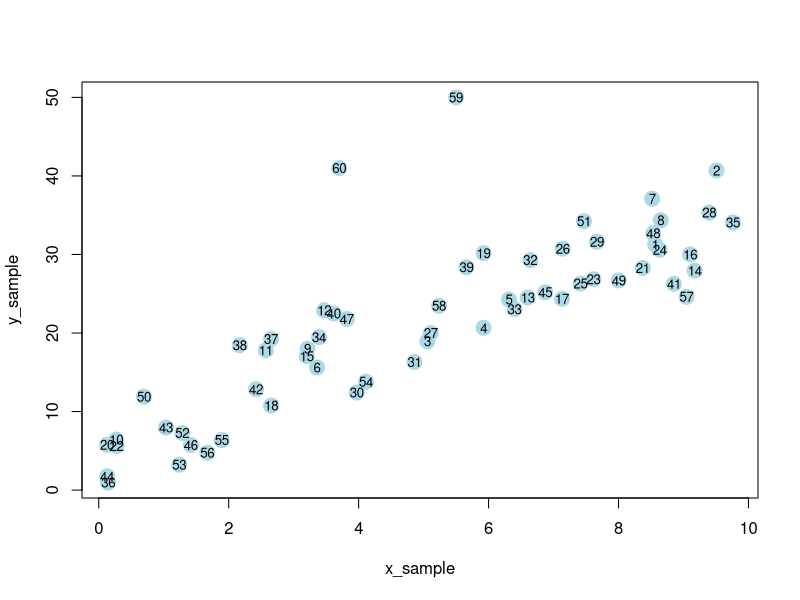

Write the R code that produced this figure. (Note: a time limit stopped this script after it produced the figure.)
library(tidyverse)
library(parallel)
library(boot)

# standard confidence interval
classical_conf_int <- function(y_sample, x_sample, model){
  
  itct_lower_model <- confint(model)[[1]]
  itct_upper_model <- confint(model)[[3]]
  slope_lower_model <- confint(model)[[2]]
  slope_upper_model <- confint(model)[[4]]
  return(c(itct_lower_model, itct_upper_model, slope_lower_model, slope_upper_model))
}

# sampling cases
cases_conf_int <- function(y_sample, x_sample, model, n, m){
  
  out_cases <- replicate(m, expr = {
    j <- sample(1:n, replace = TRUE, size = n)
    xstar <- x_sample[j]
    ystar <- y_sample[j]
    Lb <- lm(ystar ~ xstar)
    s <- summary(Lb)$sigma
    c(Lb$coeff[1], slope = Lb$coeff[2], s = s)
  })
  
  itct_lower_cases <- quantile(out_cases[1,], probs = 0.025)
  itct_upper_cases <- quantile(out_cases[1,], probs = 0.975)
  slope_lower_cases <- quantile(out_cases[2,], probs = 0.025)
  slope_upper_cases <- quantile(out_cases[2,], probs = 0.975)
  sigma_lower_cases <- quantile(out_cases[3,], probs = 0.025)
  sigma_upper_cases <- quantile(out_cases[3,], probs = 0.975)
  return(c(itct_lower_cases, itct_upper_cases, slope_lower_cases, slope_upper_cases,
           sigma_lower_cases, sigma_upper_cases))
}

# sampling cases - BCA
cases_bca <- function(y_sample, x_sample, model, n, m){
  stats <- function(xy_sample, i) {
    xstar <- xy_sample[i, 1]
    ystar <- xy_sample[i, 2]
    Lb <- lm(ystar ~ xstar)
    s <- summary(Lb)$sigma
    c(Lb$coeff[1], slope=Lb$coeff[2], s=s)
  }
  boot.out <- boot(cbind(x_sample, y_sample), statistic=stats, R = m)
  
  itct_lower_cases <- boot.ci(boot.out = boot.out, type = "bca", index = 1)$bca[c(4)]
  itct_upper_cases <- boot.ci(boot.out = boot.out, type = "bca", index = 1)$bca[c(5)]
  slope_lower_cases <- boot.ci(boot.out = boot.out, type = "bca", index = 2)$bca[c(4)]
  slope_upper_cases <- boot.ci(boot.out = boot.out, type = "bca", index = 2)$bca[c(5)]
  sigma_lower_cases <- boot.ci(boot.out = boot.out, type = "bca", index = 3)$bca[c(4)]
  sigma_upper_cases <- boot.ci(boot.out = boot.out, type = "bca", index = 3)$bca[c(5)]
  return(c(itct_lower_cases, itct_upper_cases, slope_lower_cases, slope_upper_cases,
           sigma_lower_cases, sigma_upper_cases))
}


# sampling residuals
boot_resid_conf_int <- function(y_sample, x_sample, model, n, m){
  
  m.resid <- rstandard(model, sd = 1)
  r <- m.resid - mean(m.resid)
  out_boot_resid <- replicate(m, expr = {
    estar <- sample(r, replace = TRUE, size = n)
    ystar <- model$fitted.values + estar
    Lb <- lm(ystar ~ x_sample)
    s <- summary(Lb)$sigma
    c(Lb$coeff[1], slope = Lb$coeff[2], s = s)
  })
  
  itct_lower_boot_resid <- quantile(out_boot_resid[1,], probs = 0.025)
  itct_upper_boot_resid <- quantile(out_boot_resid[1,], probs = 0.975)
  slope_lower_boot_resid <- quantile(out_boot_resid[2,], probs = 0.025)
  slope_upper_boot_resid <- quantile(out_boot_resid[2,], probs = 0.975)
  sigma_lower_boot_resid <- quantile(out_boot_resid[3,], probs = 0.025)
  sigma_upper_boot_resid <- quantile(out_boot_resid[3,], probs = 0.975)
  return(c(itct_lower_boot_resid, itct_upper_boot_resid, slope_lower_boot_resid, slope_upper_boot_resid,
           sigma_lower_boot_resid, sigma_upper_boot_resid))
}

# sampling residuals - BCA
boot_resid_bca <- function(y_sample, x_sample, model, n, m){
  regstats <- function(dat, i) {
    #dat is a data frame (r, x, yhat)
    #r are the modified centered residuals, yhat are the fits
    ystar <- dat$yhat + dat$r[i]
    xstar <- dat$x
    Lb <- lm(ystar ~ xstar)
    s <- summary(Lb)$sigma
    c(Lb$coeff[1], slope = Lb$coeff[2], s = s)
  }
  
  m.resid <- rstandard(model, sd = 1)
  r <- m.resid - mean(m.resid)
  yhat <- model$fitted.values
  dat <- data.frame(r = r, x = x_sample, yhat = yhat)
  boot.out <- boot(dat, statistic=regstats, R = m)
  
  itct_lower_boot_resid <- boot.ci(boot.out = boot.out, type = "bca", index = 1)$bca[c(4)]
  itct_upper_boot_resid <- boot.ci(boot.out = boot.out, type = "bca", index = 1)$bca[c(5)]
  slope_lower_boot_resid <- boot.ci(boot.out = boot.out, type = "bca", index = 2)$bca[c(4)]
  slope_upper_boot_resid <- boot.ci(boot.out = boot.out, type = "bca", index = 2)$bca[c(5)]
  sigma_lower_boot_resid <- boot.ci(boot.out = boot.out, type = "bca", index = 3)$bca[c(4)]
  sigma_upper_boot_resid <- boot.ci(boot.out = boot.out, type = "bca", index = 3)$bca[c(5)]
  return(c(itct_lower_boot_resid, itct_upper_boot_resid, slope_lower_boot_resid, slope_upper_boot_resid,
           sigma_lower_boot_resid, sigma_upper_boot_resid))
}

# wild
wild_conf_int <- function(y_sample, x_sample, model, n, m){
  
  out_wild <- replicate(m, expr = {
    e <- model$residuals
    token <- rbinom(n = n, size = 1, p = (5 + sqrt(5))/10)
    estar <- ifelse(token == 1, e*(1-sqrt(5)/2), e*(1+sqrt(5)/2))
    ystar <- model$fitted.values + estar
    Lb <- lm(ystar ~ x_sample)
    s <- summary(Lb)$sigma
    c(Lb$coeff[1], slope = Lb$coeff[2], s = s)
  })
  itct_lower_wild <- quantile(out_wild[1,], probs = 0.025)
  itct_upper_wild <- quantile(out_wild[1,], probs = 0.975)
  slope_lower_wild <- quantile(out_wild[2,], probs = 0.025)
  slope_upper_wild <- quantile(out_wild[2,], probs = 0.975)
  sigma_lower_wild <- quantile(out_wild[3,], probs = 0.025)
  sigma_upper_wild <- quantile(out_wild[3,], probs = 0.975)
  return(c(itct_lower_wild, itct_upper_wild, slope_lower_wild, slope_upper_wild,
           sigma_lower_wild, sigma_upper_wild))
}

# wild - BCA
wild_bca <- function(y_sample, x_sample, model, n, m){
  regstats <- function(dat, i) {
    #dat is a data frame (r, x, yhat)
    #r are the residuals, yhat are the fits
    e <- dat$r
    token <- rbinom(n = n, size = 1, p = (5 + sqrt(5))/10)
    estar <- ifelse(token == 1, e*(1-sqrt(5)/2), e*(1+sqrt(5)/2))
    ystar <- dat$yhat + estar
    xstar <- dat$x
    Lb <- lm(ystar ~ xstar)
    s <- summary(Lb)$sigma
    c(Lb$coeff[1], slope = Lb$coeff[2], s = s)
  }
  
  r <- model$residuals
  yhat <- model$fitted.values
  dat <- data.frame(r = r, x = x_sample, yhat = yhat)
  boot.out <- boot(dat, statistic=regstats, R = m)  # m should be big
  
  itct_lower_wild <- boot.ci(boot.out = boot.out, type = "bca", index = 1)$bca[c(4)]
  itct_upper_wild <- boot.ci(boot.out = boot.out, type = "bca", index = 1)$bca[c(5)]
  slope_lower_wild <- boot.ci(boot.out = boot.out, type = "bca", index = 2)$bca[c(4)]
  slope_upper_wild <- boot.ci(boot.out = boot.out, type = "bca", index = 2)$bca[c(5)]
  sigma_lower_wild <- boot.ci(boot.out = boot.out, type = "bca", index = 3)$bca[c(4)]
  sigma_upper_wild <- boot.ci(boot.out = boot.out, type = "bca", index = 3)$bca[c(5)]
  return(c(itct_lower_wild, itct_upper_wild, slope_lower_wild, slope_upper_wild,
           sigma_lower_wild, sigma_upper_wild))
}


runFunc <- function(f, y_sample, x_sample, model, n, m){
  if (f == 1) {return(cases_conf_int(y_sample, x_sample, model, n, m))}
  if (f == 2) {return(boot_resid_conf_int(y_sample, x_sample, model, n, m))}
  if (f == 3) {return(wild_conf_int(y_sample, x_sample, model, n, m))}
  if (f == 4) {return(cases_bca(y_sample, x_sample, model, n, m))}
  if (f == 5) {return(boot_resid_bca(y_sample, x_sample, model, n, m))}
  if (f == 6) {return(wild_bca(y_sample, x_sample, model, n, m))}
}

sim_iter <- function(d_, y, x, outlier) {
  
  slope <- d_$slope
  intercept <- d_$intercept
  sigma <- d_$sigma
  n <- d_$n
  
  # sampling from population
  y_without_outlier <- y[-outlier]
  x_without_outlier <- x[-outlier]
  indices <- 1:N
  avail_indices <- indices[-outlier]
  i <- sample(avail_indices, replace = FALSE, size = 58)
  y_sample <- c(y_without_outlier[i], y[outlier])
  x_sample <- c(x_without_outlier[i], x[outlier])
  model <- lm(y_sample ~ x_sample)
  
  conf_limits_model <- classical_conf_int(y_sample, x_sample, model)
  itct_lower_model <- conf_limits_model[1]
  itct_upper_model <- conf_limits_model[2]
  slope_lower_model <- conf_limits_model[3]
  slope_upper_model <- conf_limits_model[4]
  
  if (itct_lower_model > intercept) { # interval is too high
    result_itct_model <- 1
  } else if (intercept > itct_upper_model) {
    result_itct_model <- -1
  } else {result_itct_model <- 0}
  
  if (slope_lower_model > slope) {
    result_slope_model <- 1
  } else if (slope > slope_upper_model) {
    result_slope_model <- -1
  } else {result_slope_model <- 0}
  
  results <- numeric(0)
  for (f in 1:6){
    confs <- runFunc(1, y_sample, x_sample, model, n, m)
    itct_lower<- confs[1]
    itct_upper <- confs[2]
    slope_lower <- confs[3]
    slope_upper <- confs[4]
    sigma_lower <- confs[5]
    sigma_upper <- confs[6]
    
    if (itct_lower > intercept) {  # interval too high
      result_itct <- 1
    } else if (intercept > itct_upper) {
      result_itct <- -1
    } else {result_itct <- 0}
    
    if (slope_lower > slope) {
      result_slope <- 1
    } else if (slope > slope_upper) {
      result_slope <- -1
    } else {result_slope <- 0}
    
    if (sigma_lower > sigma) {
      result_sigma <- 1
    } else if (sigma > sigma_upper) {
      result_sigma <- -1
    } else {result_sigma <- 0}
    
    results <- c(results, result_itct, result_slope, result_sigma)
  }
  
  print("finished 1 iteration")
  
  return(c(result_itct_model, result_slope_model, results))
}

get_coverage <- function(x) {
  coverage <- mean(x == 0)
  too_high <- mean(x == 1)
  too_low <- mean(x == -1)
  return(c(coverage, too_high, too_low))
}

set.seed(17)

# creating population
slope <- 3
intercept <- 5
sigma <- 4

iter <- 500
N <- 10^5-2
sample_size <- 60
m <- 1000

x <- runif(N,0,10)
y <- slope*x + intercept + rnorm(N,0,sigma)
x <- c(x, 5.5, 3.7)
y <- c(y, 50, 41)

# example of a sample
outlier <- c(99999,10^5)
y_without_outlier <- y[-outlier]
x_without_outlier <- x[-outlier]
indices <- 1:N
avail_indices <- indices[-outlier]
i <- sample(avail_indices, replace = FALSE, size = sample_size[1]-2)
y_sample <- c(y_without_outlier[i], y[outlier])
x_sample <- c(x_without_outlier[i], x[outlier])
plot(y_sample ~ x_sample, col="lightblue", pch=19, cex=2,)
text(y_sample ~ x_sample, labels=1:sample_size[1], cex=0.8, font=1)

pop_model <- lm(y ~ x)
slope <-  coef(pop_model)[2]
intercept <- coef(pop_model)[1]
sigma <- summary(pop_model)$sigma

for (n in sample_size) {
  
  df <- data.frame("slope" = slope, "intercept" = intercept, "sigma" = sigma, "n" = n)
  df <- df[rep(seq_len(nrow(df)), each = iter), ]
  
  d_ <- list()
  for (i in seq(nrow(df))) {
    l <- as.list(df[i,])
    d_[[i]] <- l
  }
  
  sim <- mclapply(d_, sim_iter, y = y, x = x, outlier = outlier, mc.cores = 1)
  sim_df <- as.data.frame(t(matrix(unlist(sim), nrow=length(unlist(sim[1])))))
  sim_df_summary <- as.data.frame(apply(sim_df, 2, get_coverage))
  colnames(sim_df_summary) <- c("itct_model", "slope_model", 
                                "itct_cases", "slope_cases", "sigma_cases",
                                "itct_cases_bca", "slope_cases_bca", "sigma_cases_bca",
                                "itct_boot_resid", "slope_boot_resid", "sigma_boot_resid",
                                "itct_boot_resid_bca", "slope_boot_resid_bca", "sigma_boot_resid_bca",
                                "itct_wild", "slope_wild", "sigma_wild",
                                "itct_wild_bca", "slope_wild_bca", "sigma_wild_bca")
  rownames(sim_df_summary) <- c("coverage", "too_high", "too_low")
  
  file_name <- paste("sim_outlier_", n, ".csv", sep = "")
  
  write.csv(sim_df_summary, file_name)
}
